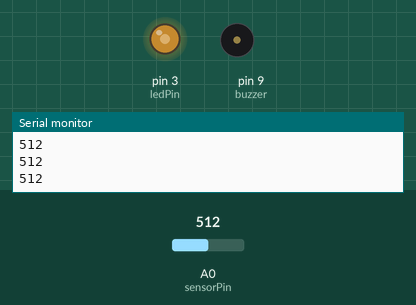
Recording of a sketch running on a simulated Arduino Uno, built with avr-gcc and run on an emulated ATmega328P. On the bench: output pins drawn as LEDs (lit = HIGH), buzzer (waves = sounding), the last lines printed to the serial monitor. Inputs (shaded band) come from the test bench; at power-on: A0 (sensorPin) = 512.

Above: at 1.2 s.
1.3 s: A0 (sensorPin) set to 716
At 2.2 s:
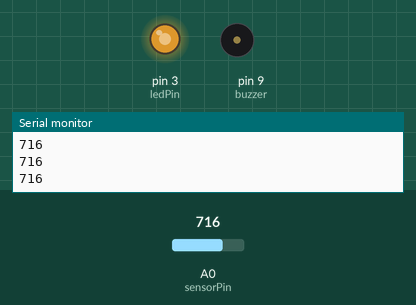
3.0 s: A0 (sensorPin) set to 900
At 3.4 s:
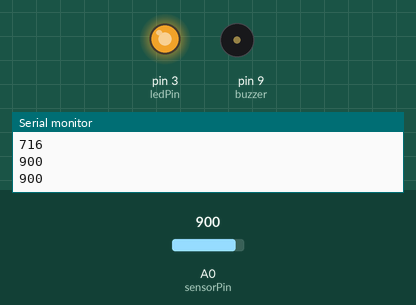
4.5 s: A0 (sensorPin) set to 122
At 5.7 s:
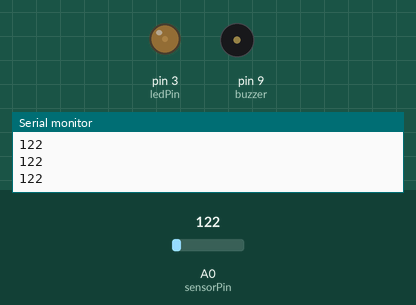
6.0 s: A0 (sensorPin) set to 50
At 7.0 s:
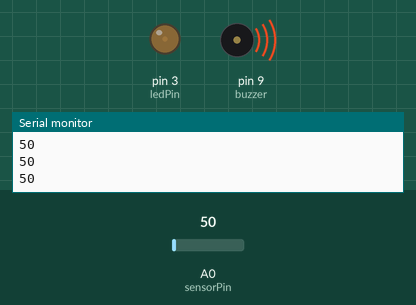
7.5 s: A0 (sensorPin) set to 0
At 8.2 s:
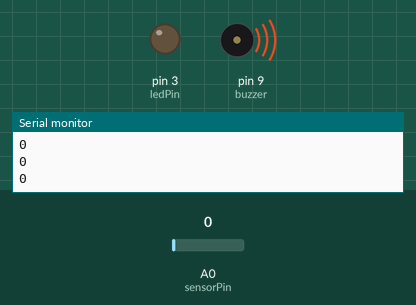
9.0 s: A0 (sensorPin) set to 511
At 9.4 s:
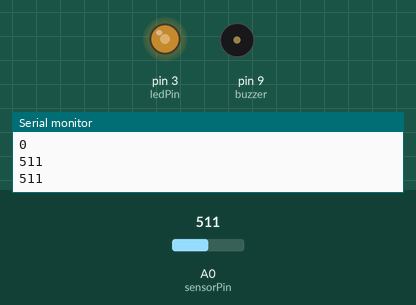
Timing chart, 0 to 11.5 s (numbered marks = the images above; inputs shaded):
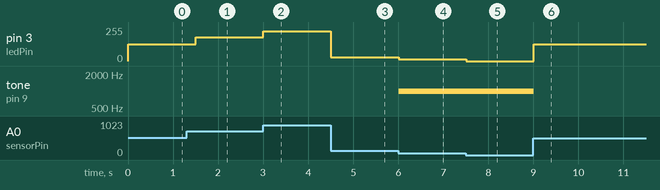

The sketch:

Serial.ino
```cpp
/* How to use a Force sensitive resistor to fade an LED with Arduino
   More info: http://www.ardumotive.com/how-to-use-a-force-sensitive-resistor-en.html
   Dev: Michalis Vasilakis // Date: 22/9/2015 // www.ardumotive.com  */


//Constants:
const int ledPin = 3;     //pin 3 has PWM funtion
const int sensorPin = A0; //pin A0 to read analog input
//Variables:
int value; //save analog value
const int buzzer = 9; //buzzer to arduino pin 9


void setup(){

  pinMode(ledPin, OUTPUT);  //Set pin 3 as 'output'
  Serial.begin(9600);       //Begin serial communication
  pinMode(buzzer, OUTPUT); // Set buzzer - pin 9 as an output

}

void loop(){

  value = analogRead(sensorPin);       //Read and save analog value from potentiometer
  if (value >= 60)
  {
    Serial.println(value);
    noTone(buzzer);     // Stop sound...
  }
  else if (value <= 60)//Print value
  {
    Serial.println(value);
    tone(buzzer, 1000); // Send 1KHz sound signal...
  }
  value = map(value, 0, 1023, 0, 255); //Map value 0-1023 to 0-255 (PWM)
  analogWrite(ledPin, value);          //Send PWM value to led
  delay(300);
}
```

Measured:
- after the input at 1.3 s, pin 3 (ledPin): 127/255 → 178/255 after 0.20 s
- after the input at 3.0 s, pin 3 (ledPin): 178/255 → 224/255 at once
- after the input at 4.5 s, pin 3 (ledPin): 224/255 → 30/255 at once
- after the input at 6.0 s, pin 3 (ledPin): 30/255 → 12/255 at once; tone on pin 9 (buzzer): silent → 1000 Hz at once
- after the input at 7.5 s, pin 3 (ledPin): 12/255 → 0/255 at once
- after the input at 9.0 s, pin 3 (ledPin): 0/255 → 127/255 at once; tone on pin 9 (buzzer): 1000 Hz → silent at once
